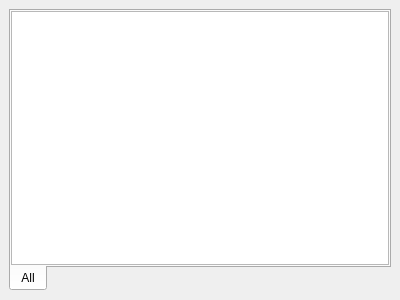
<?xml version="1.0" encoding="UTF-8"?>
<ui version="4.0">
 <class>LogWindow</class>
 <widget class="QDockWidget" name="LogWindow">
  <property name="geometry">
   <rect>
    <x>0</x>
    <y>0</y>
    <width>400</width>
    <height>300</height>
   </rect>
  </property>
  <property name="windowTitle">
   <string>Log window</string>
  </property>
  <widget class="QWidget" name="dockWidgetContents">
   <layout class="QVBoxLayout" name="verticalLayout">
    <property name="spacing">
     <number>6</number>
    </property>
    <property name="leftMargin">
     <number>9</number>
    </property>
    <property name="topMargin">
     <number>9</number>
    </property>
    <property name="rightMargin">
     <number>9</number>
    </property>
    <property name="bottomMargin">
     <number>9</number>
    </property>
    <item>
     <widget class="QTabWidget" name="tabWidget">
      <property name="tabPosition">
       <enum>QTabWidget::South</enum>
      </property>
      <property name="tabShape">
       <enum>QTabWidget::Rounded</enum>
      </property>
      <property name="currentIndex">
       <number>0</number>
      </property>
      <property name="movable">
       <bool>false</bool>
      </property>
      <widget class="QWidget" name="tab">
       <attribute name="title">
        <string>All</string>
       </attribute>
       <layout class="QVBoxLayout" name="verticalLayout_2">
        <property name="leftMargin">
         <number>0</number>
        </property>
        <property name="topMargin">
         <number>0</number>
        </property>
        <property name="rightMargin">
         <number>0</number>
        </property>
        <property name="bottomMargin">
         <number>0</number>
        </property>
        <item>
         <widget class="ExtendedTextEdit" name="plainTextEdit">
          <property name="readOnly">
           <bool>true</bool>
          </property>
         </widget>
        </item>
       </layout>
      </widget>
     </widget>
    </item>
   </layout>
  </widget>
 </widget>
 <customwidgets>
  <customwidget>
   <class>ExtendedTextEdit</class>
   <extends>QPlainTextEdit</extends>
   <header>ExtendedTextEdit.h</header>
  </customwidget>
 </customwidgets>
 <resources/>
 <connections/>
</ui>
